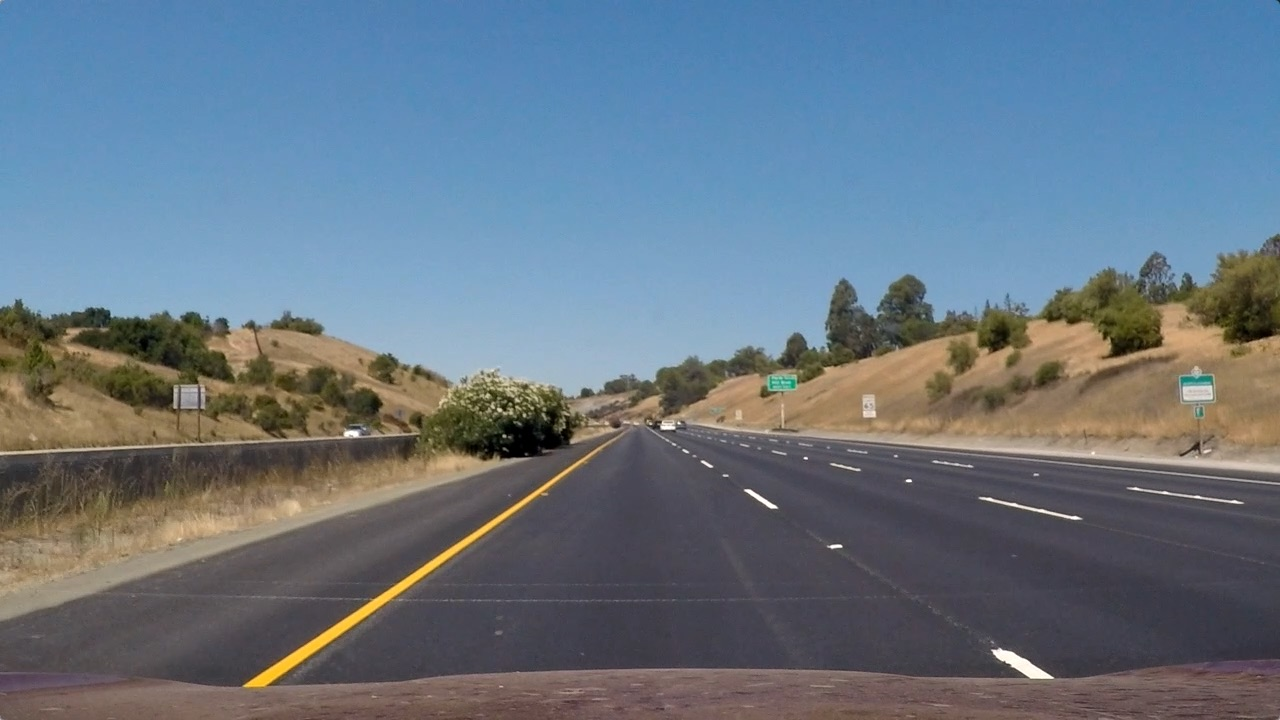
#> input picture project2_advanced_lane_detection_v2/test_images/straight_lines1.jpg, 1280 x 720 px; its folder holds only this picture in this run
$ python binarization_utils.py   (older library calls are emulated)
#> lines starting #> are read from the running program, lines starting #| are printed output that depends on the picture; after the words box and inside, x2 and y2 are one past the last pixel; in counts of white or black regions, pixels touching at a corner belong together
import cv2
import numpy as np
import glob
import matplotlib.pyplot as plt

# 노란색 차선 임계값 선택
# H: 노란색은 0~50 (Hue 기준, 보정된 범위) 사이에 존재
yellow_HSV_th_min = np.array([0,70,70]) # 노란색 범위의 최소 HSV 값
yellow_HSV_th_max = np.array([50,255,255]) # 노란색 범위의 최대 HSV 값


def thresh_frame_in_HSV(frame, min_values, max_values, verbose=False):
    HSV = cv2.cvtColor(frame, cv2.COLOR_BGR2HSV)

    min_th_ok = np.all(HSV > min_values, axis=2) # 이미지의 세번째 축(h,w,3)을 따라 연산
    max_th_ok = np.all(HSV < max_values, axis=2)

    out = np.logical_and(min_th_ok, max_th_ok)

    if verbose:
        plt.imshow(out, cmap='gray')
        plt.show()

    return out


def thresh_frame_sobel(frame, kernel_size):
    gray = cv2.cvtColor(frame, cv2.COLOR_BGR2GRAY)

    # 에지 검출
    sobel_x = cv2.Sobel(gray, cv2.CV_64F, 1, 0, ksize=kernel_size) # x축 방향 경계 계산. 수평 경계에서의 기울기 배열
    sobel_y = cv2.Sobel(gray, cv2.CV_64F, 0, 1, ksize=kernel_size) # y축 방향 경계 계산. 수직 경계에서의 기울기 배열

    # 경계강도(gradient magnitude)
    # - 기울기 벡터의 크기. 기울기는 이미지에서 픽셀 값의 변화율을 측정하며, 변화율이 크다는 것은 픽셀 값이 급격히 변화하는 경계를 의미
    sobel_mag = np.sqrt(sobel_x**2 + sobel_y**2) # 경계 강도 계산 = 루트(sobel_x^2 + sobel_y^2)
    # 모든 값을 경계강도의 최대값으로 나누어 0~1사이로 스케일링 후 8비트(0~255)로 변환 ==> 그레이스케일 이미지
    sobel_mag = np.uint8(sobel_mag/np.max(sobel_mag) * 255)

    # 경계강도 이진화
    # 경계강도, 임계값, True로 설정할 겂, 경계강도가 50이상이면 1/아니면 0 ==> 흑백이미지
    _, sobel_mag = cv2.threshold(sobel_mag, 50, 1, cv2.THRESH_BINARY)

    return sobel_mag.astype(bool)


"""
히스토그램 평활화 적용하고 임계값 설정 후 이진결과 반환
"""
def get_binary_from_equalized_grayscale(frame):
    gray = cv2.cvtColor(frame, cv2.COLOR_BGR2GRAY)

    # 히스토그램 평활화 - 히스토그램이 평평하게 되도록 영상을 조작해 영상의 명암 대비를 높이는 기법. 물체를 더 잘 식별해짐
    eq_global = cv2.equalizeHist(gray)

    # cv2.threshold는 흑백 이미지 또는 그레이스케일 이미지 생성
    # cv2.THRESH_BINARY: 픽셀 값이 thresh보다 크면 maxval 할당. 그렇지 않으면 0
    _, th = cv2.threshold(eq_global, thresh=250, maxval=255, type=cv2.THRESH_BINARY)

    return th

"""
차선 강조한 이미지 변환
"""
def binarize(img, verbose=False):
    h,w = img.shape[:2]

    binary = np.zeros(shape=(h,w), dtype=np.uint8)

    # 노란차선 검출
    HSV_yellow_mask = thresh_frame_in_HSV(img, yellow_HSV_th_min, yellow_HSV_th_max, verbose=False)
    binary = np.logical_or(binary, HSV_yellow_mask)

    # 흰차선 검출
    eq_white_mask = get_binary_from_equalized_grayscale(img)
    binary = np.logical_or(binary, eq_white_mask)

    # 차선의 경계 검출
    sobel_mask = thresh_frame_sobel(img, kernel_size=9)
    binary = np.logical_or(binary, sobel_mask)

    # 모폴로지 연산(침식,팽창)
    # - 흑백 이미지에 적용되어 노이즈 제거, 객체 크기 조정, 구멍 메우기 등의 작업에 사용
    kernel = np.ones((5,5), np.uint8)
    closing = cv2.morphologyEx(binary.astype(np.uint8), cv2.MORPH_CLOSE, kernel) # 팽창 후 침식(closing)

    if verbose:
        f, ax = plt.subplots(2, 3)
        f.set_facecolor('white')
        ax[0, 0].imshow(cv2.cvtColor(img, cv2.COLOR_BGR2RGB))
        ax[0, 0].set_title('input_frame')
        ax[0, 0].set_axis_off()
        ax[0, 0].set_facecolor('red')
        ax[0, 1].imshow(eq_white_mask, cmap='gray')
        ax[0, 1].set_title('white mask')
        ax[0, 1].set_axis_off()

        ax[0, 2].imshow(HSV_yellow_mask, cmap='gray')
        ax[0, 2].set_title('yellow mask')
        ax[0, 2].set_axis_off()

        ax[1, 0].imshow(sobel_mask, cmap='gray')
        ax[1, 0].set_title('sobel mask')
        ax[1, 0].set_axis_off()

        ax[1, 1].imshow(binary, cmap='gray')
        ax[1, 1].set_title('before closure')
        ax[1, 1].set_axis_off()

        ax[1, 2].imshow(closing, cmap='gray')
        ax[1, 2].set_title('after closure')
        ax[1, 2].set_axis_off()
        plt.show()

    return closing


if __name__ == '__main__':
    test_images = glob.glob('project2_advanced_lane_detection_v2/test_images/*.jpg')
    for test_image in test_images:
        img = cv2.imread(test_image)
#> img is the input picture: shape (720, 1280, 3); mean B, G, R 131.2, 117.7, 103.2

        binarize(img=img, verbose=True)
#> in thresh_frame_in_HSV, `min_th_ok = np.all(HSV > min_values, axis=2)`:
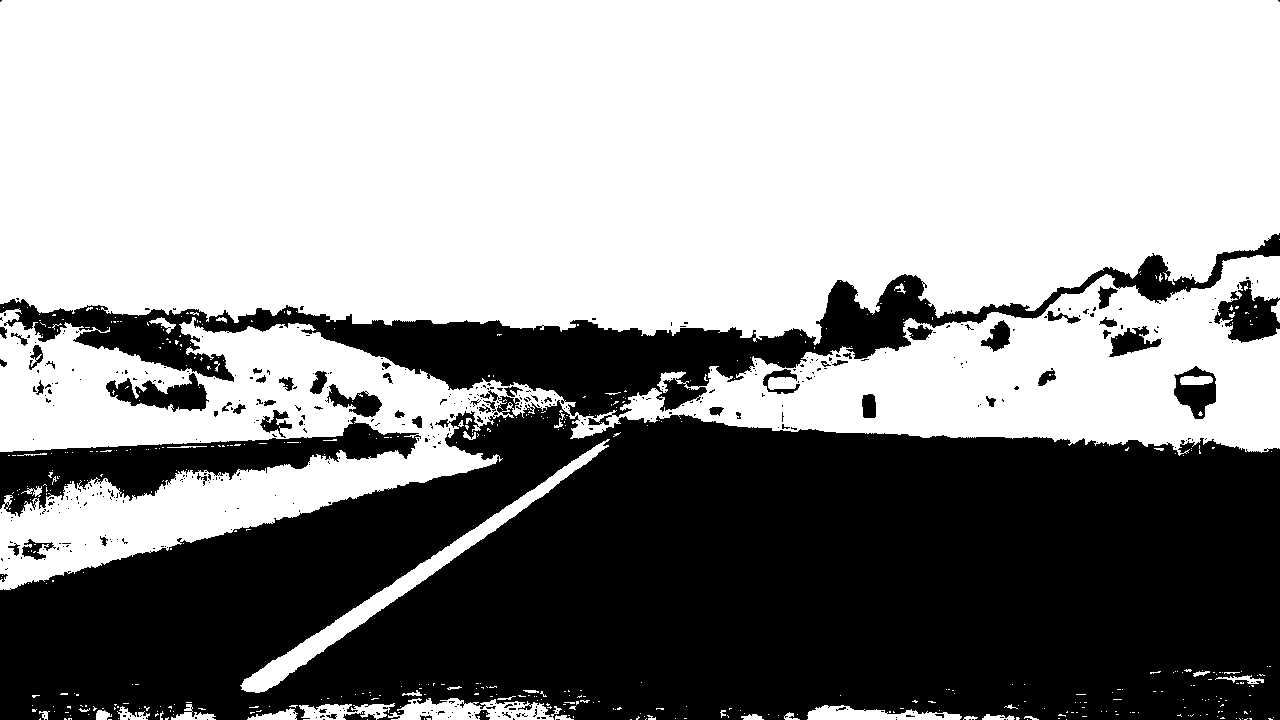
#> min_th_ok: shape (720, 1280) bool; 58.6% white; 461 black regions (401 under 20 px), largest, box (x1, y1, x2, y2) and area: (0, 390, 1280, 720) 308227, (0, 233, 1280, 425) 45583, (0, 417, 421, 517) 14109
#> in thresh_frame_sobel, `sobel_y = cv2.Sobel(gray, cv2.CV_64F, 0, 1, ksize=kernel_size)`:
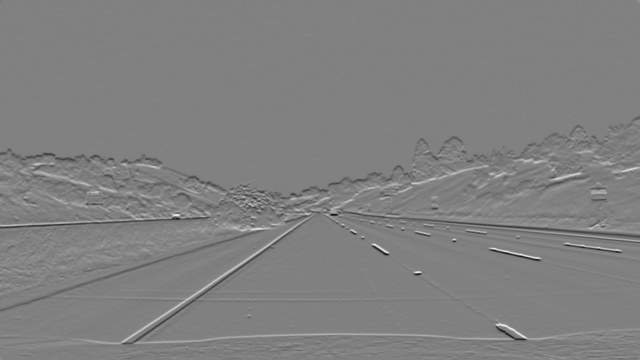
#> sobel_y: shape (720, 1280) float64 (shown at 1/2 size); min -1581900, max 1548409, mean -1112.9; drawn with min black and max white
#> in binarize, `closing = cv2.morphologyEx(binary.astype(np.uint8), cv2.MORPH_CLOSE, k..`:
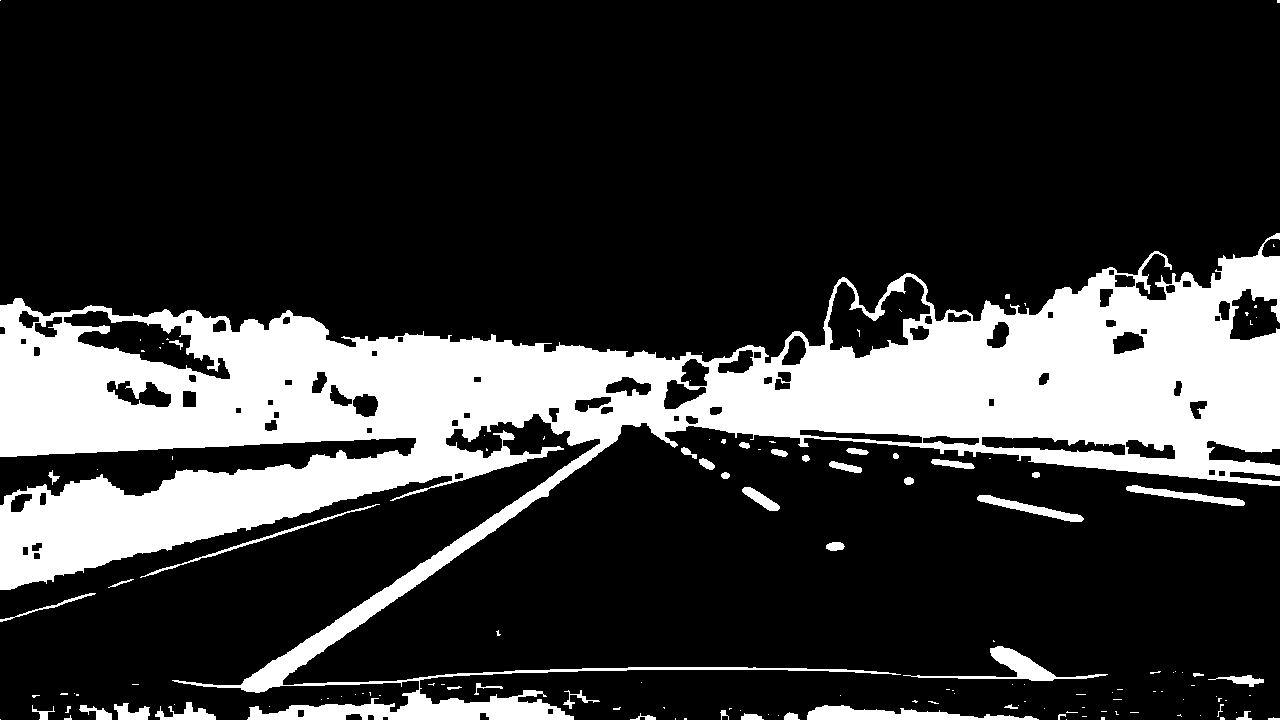
#> closing: shape (720, 1280); values 0 (black) and 1 (white), 21.4% white; 139 white regions (94 under 20 px), largest, box (x1, y1, x2, y2) and area: (0, 233, 1280, 720) 186961, (807, 705, 1039, 720) 1816, (903, 646, 1108, 681) 1468
#> in binarize, `plt.show()`:
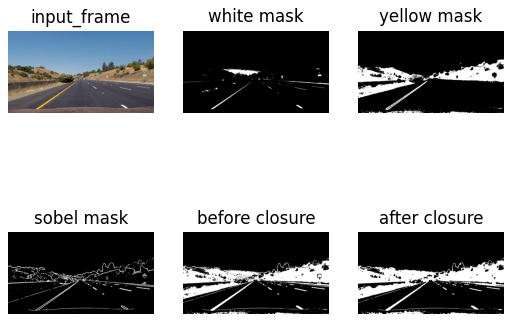
#> figure drawn by matplotlib, 6 panels

$ run again, on project2_advanced_lane_detection_v2/test_images/test3.jpg
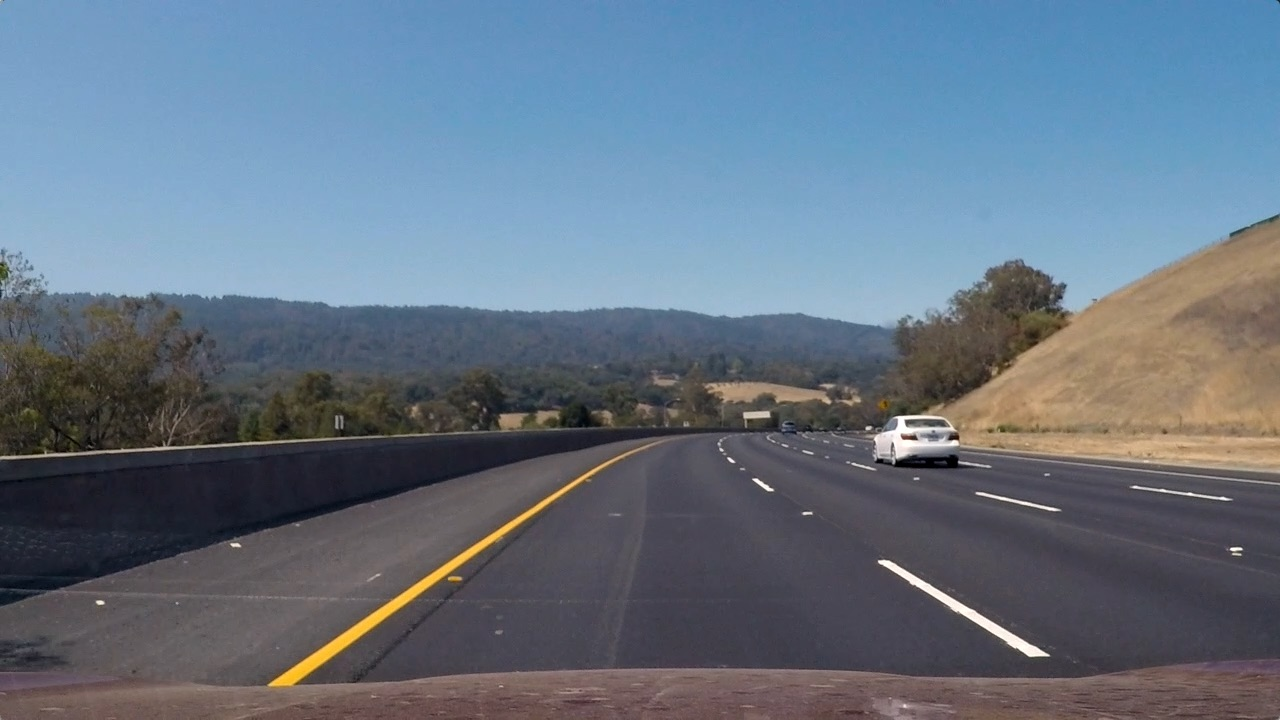
#> input picture project2_advanced_lane_detection_v2/test_images/test3.jpg, 1280 x 720 px
#> img is the input picture: shape (720, 1280, 3); mean B, G, R 130.7, 115.3, 101.1
#> HSV: shape (720, 1280, 3); mean H, S, V 94.8, 72.6, 137.9
#> in thresh_frame_in_HSV, `min_th_ok = np.all(HSV > min_values, axis=2)`:
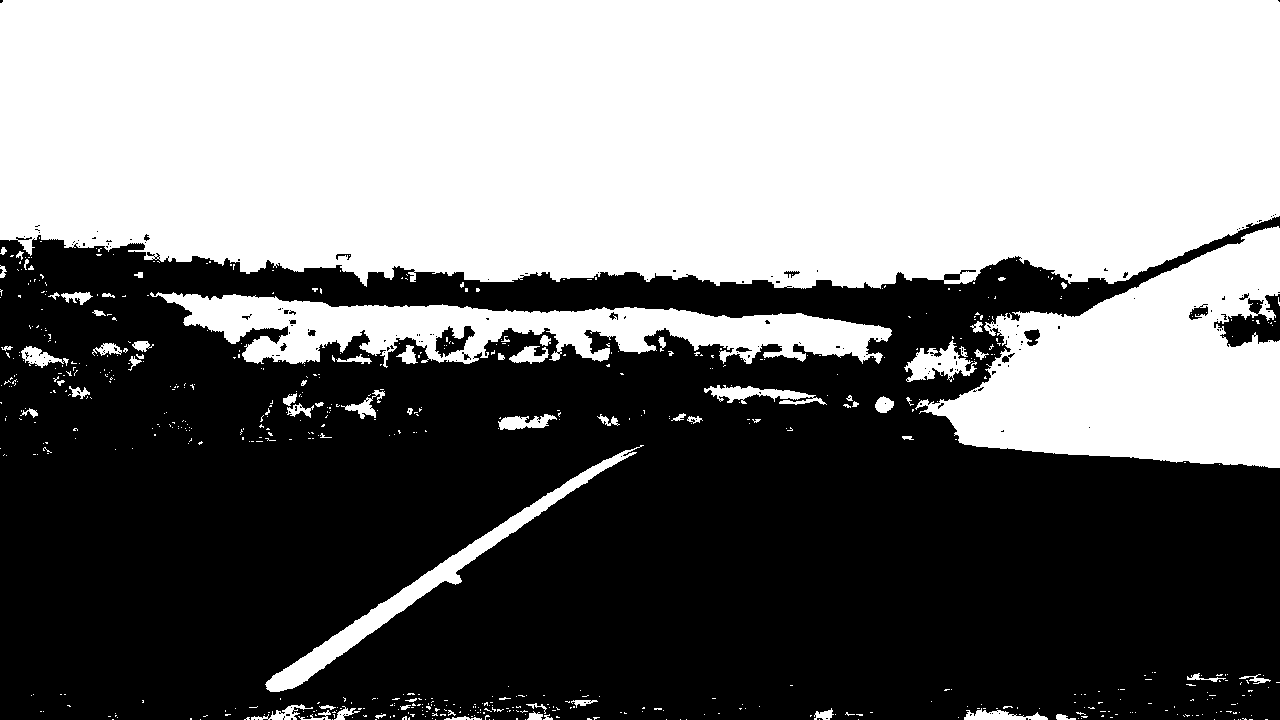
#> min_th_ok: shape (720, 1280) bool; 47.6% white; 667 white regions (595 under 20 px), largest, box (x1, y1, x2, y2) and area: (0, 0, 1280, 289) 342898, (915, 226, 1280, 468) 50982, (150, 292, 892, 368) 26291
#> max_th_ok: shape (720, 1280) bool; 20.6% white; 160 white regions (101 under 20 px), largest, box (x1, y1, x2, y2) and area: (586, 218, 1280, 484) 81892, (0, 439, 1280, 720) 58439, (0, 302, 568, 462) 41072
#> out: shape (720, 1280) bool; 7.2% white; 499 white regions (446 under 20 px), largest, box (x1, y1, x2, y2) and area: (915, 226, 1280, 468) 50982, (265, 445, 644, 692) 6210, (904, 340, 977, 382) 1422
#> th: shape (720, 1280); 2.4% white; 285 white regions (262 under 20 px), largest, box (x1, y1, x2, y2) and area: (48, 267, 948, 325) 12890, (269, 461, 612, 686) 2862, (874, 415, 959, 458) 1646
#> in binarize, `closing = cv2.morphologyEx(binary.astype(np.uint8), cv2.MORPH_CLOSE, k..`:
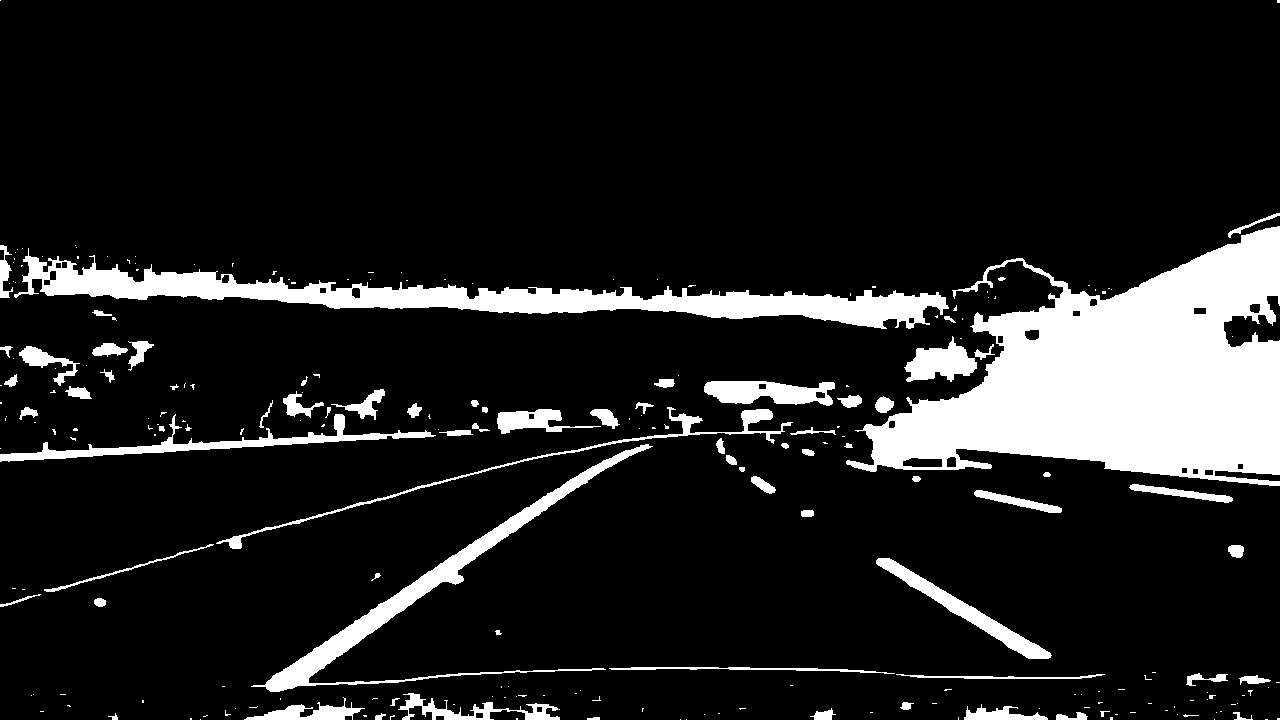
#> closing: shape (720, 1280); values 0 (black) and 1 (white), 12.7% white; 239 white regions (162 under 20 px), largest, box (x1, y1, x2, y2) and area: (846, 226, 1280, 486) 61189, (14, 248, 949, 329) 20179, (251, 444, 653, 692) 7594
